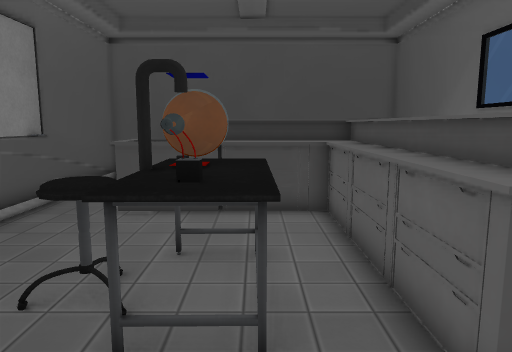
View 1 (above)

14 first-person views from a walk through a Unity game level. The camera is 1.3 m above the floor, tilts 8° down and sees 70° across. The floor is counted in squares, 0.5 m on a side. Each view is taken from the middle of a square. On the plan, view 1 faces up. The plan holds only what a view shows up to about 20 squares ahead; the rest is blank. The player is left out.

View 2
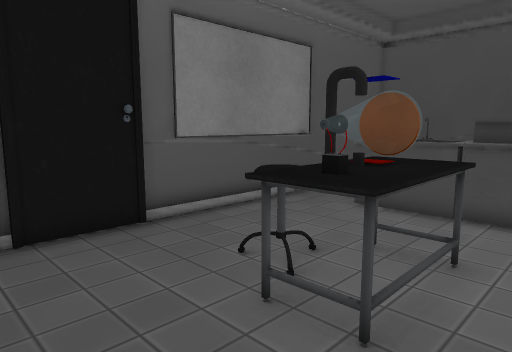

View 3
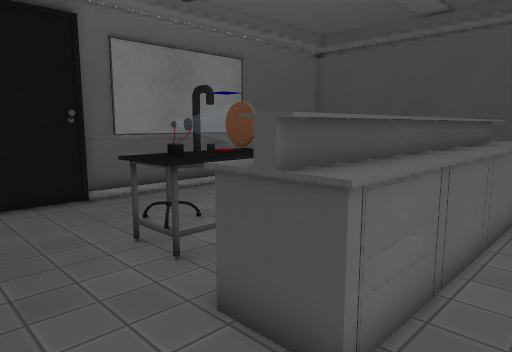

View 4
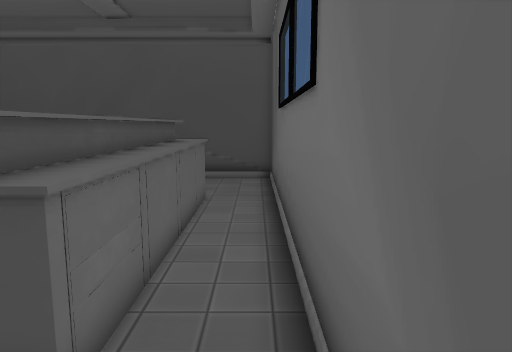

View 5
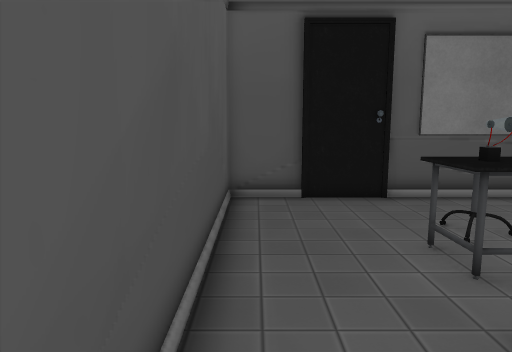

View 6
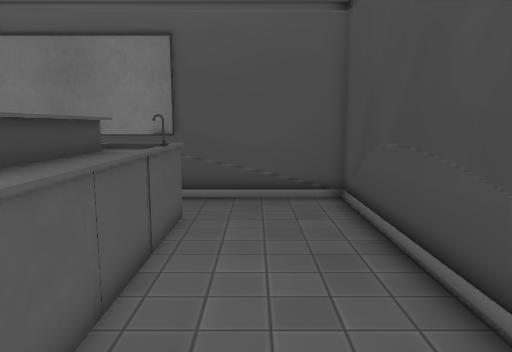

View 7
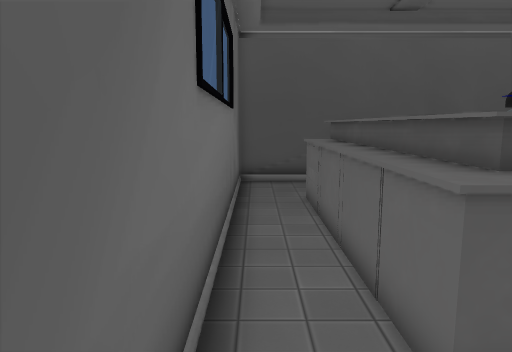

View 8
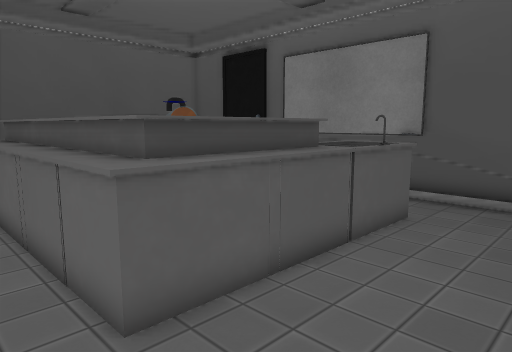

View 9
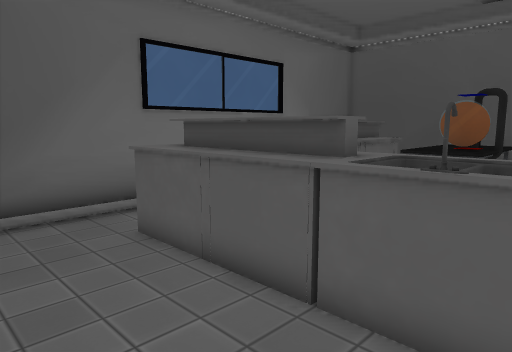

View 10
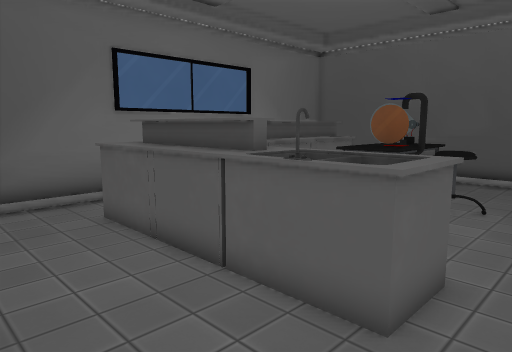

View 11
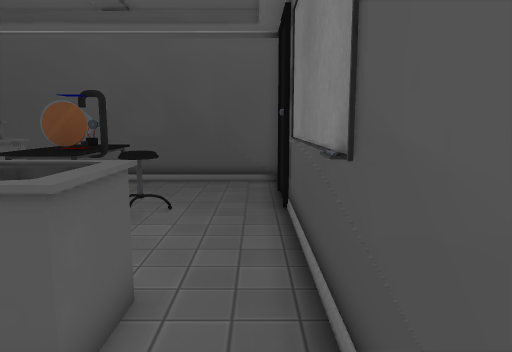

View 12
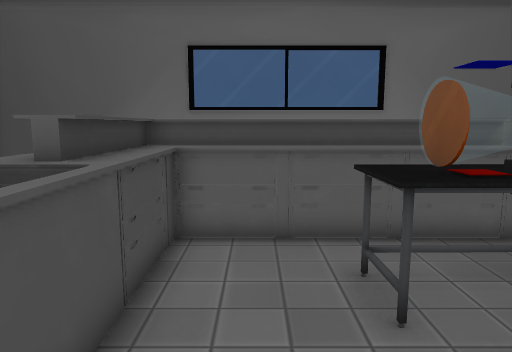

View 13
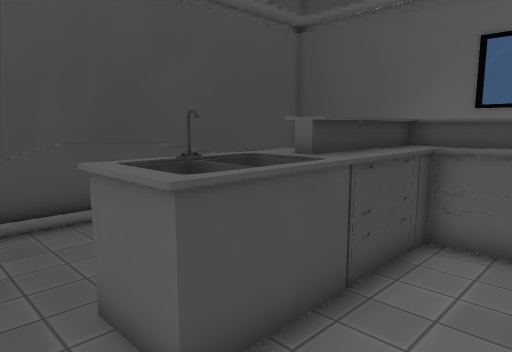

View 14
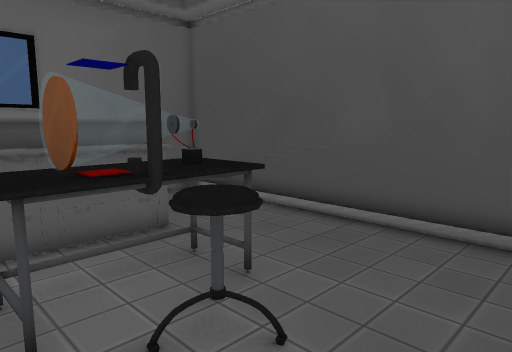

### Floor plan
Key: @ floor where view 1 was taken; # wall or solid block; . floor; = window, fence, low wall or low ledge; ^ raised ledge; S sink; O other object.
Columns run from 7 left of view 1 to 7 right of it. Each row starts with its distance up from view 1.
 18 ###############
 17 #.............#
 16 #.............#
 15 #.............#
 14 #.............#
 13 #..SSSOOOOOO..#
 12 #..SS SOOOOO..#
 11 #..SSSSOOOOO..#
 10 #........OOO..#
  9 #........OOO..#
  8 #........OOO..#
  7 #....=^^.OOO..#
  6 #...=#=^.OOO..#
  5 #...^=^^.OOO..#
  4 #....=^^.OOO..#
  3 #........OOO..#
  2 #.............#
  1 #......... ...#
  0 #......@.. ...#
 -1 ###############

Where each view was taken, in squares from view 1:
view 1: 0 up, 0 right, facing up
view 2: 0 up, 2 right, facing up-left
view 3: 0 up, 6 right, facing up-left
view 4: 0 up, 6 right, facing up
view 5: 0 up, 6 right, facing left
view 6: 15 up, 6 right, facing left
view 7: 16 up, 6 right, facing down
view 8: 17 up, 6 right, facing down-left
view 9: 17 up, 4 left, facing down-right
view 10: 17 up, 6 left, facing down-right
view 11: 16 up, 6 left, facing down
view 12: 9 up, 6 left, facing right
view 13: 8 up, 6 left, facing up-right
view 14: 8 up, 6 left, facing down-right
